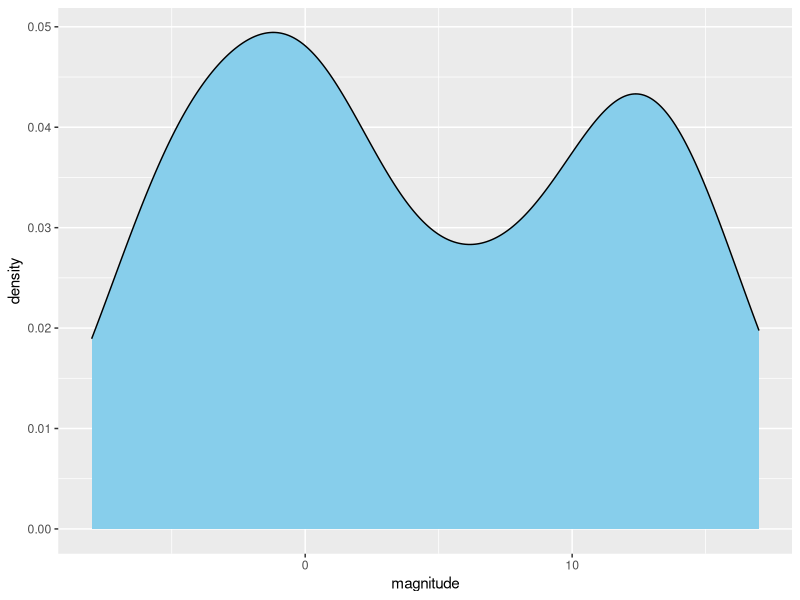
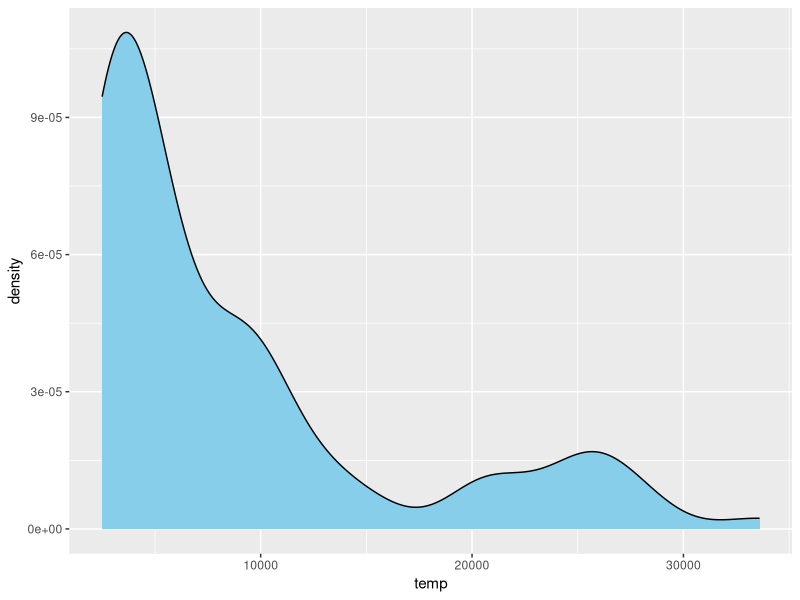
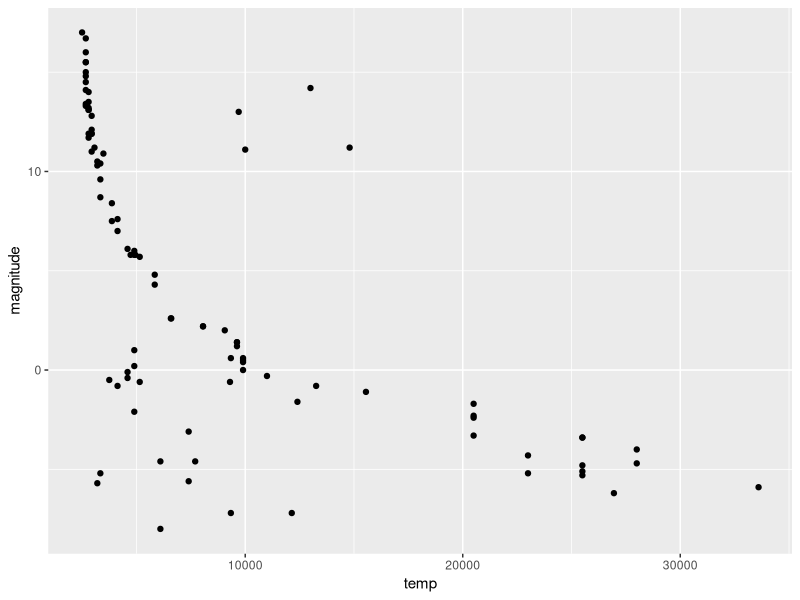
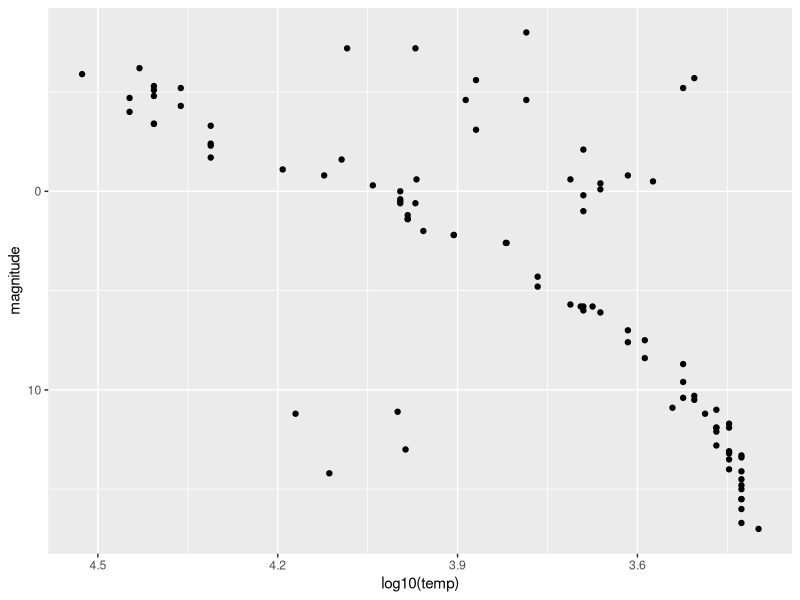
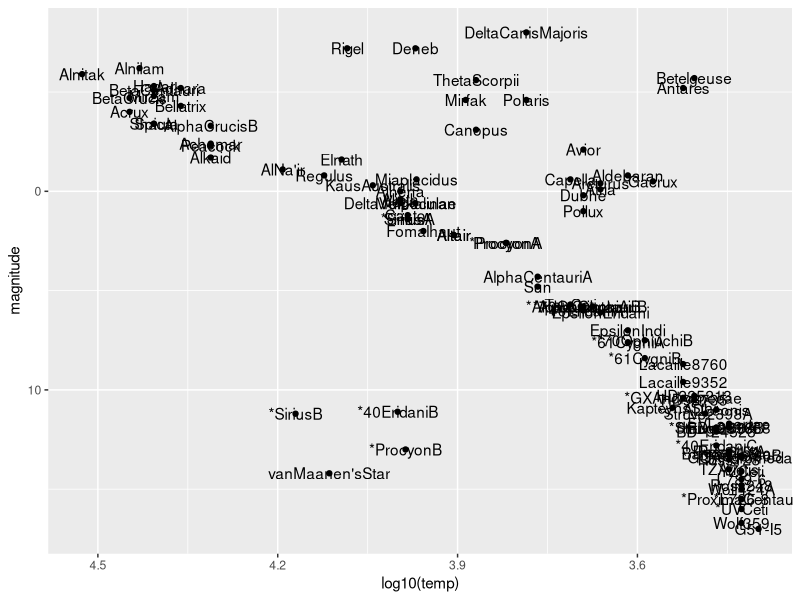
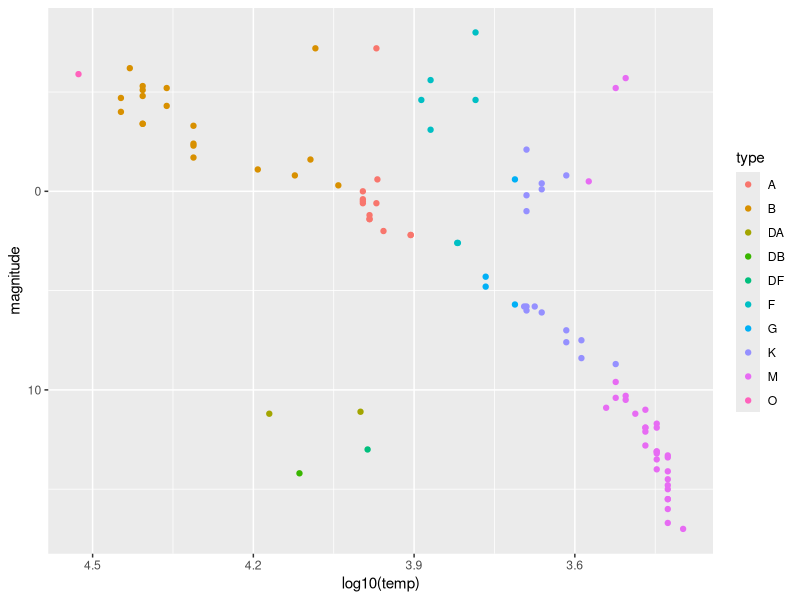

Source code (R) for these figures, in order:
# Load in data/libraries and set sig figs to 3
library(tidyverse)
library(dslabs)
data(stars)
options(digits = 3)   # report 3 significant digits

# Mean and Standard Deviation of magnitude in dataset
mean(stars$magnitude)
sd(stars$magnitude)

# Density plot of star magnitude
stars %>% 
  ggplot(aes(magnitude)) + 
  geom_density(fill = "sky blue")

# Density plot of star temperature
stars %>% 
  ggplot(aes(temp)) + 
  geom_density(fill = "sky blue")

# Scatter plot of star temperature vs star magnitude
stars %>% 
  ggplot(aes(temp, magnitude)) + 
  geom_point()

# Same scatter plot shown above, but changed x-axis scale to log10 and reversed both axes
stars %>% 
  ggplot(aes(log10(temp), magnitude)) + 
  geom_point() + 
  scale_x_reverse() + 
  scale_y_reverse()

# Same scatter plot shown above, but also plotted the names of every star
stars %>% 
  ggplot(aes(log10(temp), magnitude)) + 
  geom_point() + 
  geom_text(aes(label = star)) + 
  scale_x_reverse() + 
  scale_y_reverse()

# Same scatterplot shown above, but star names were removed and color was added based on the type of star
stars %>% 
  ggplot(aes(log10(temp), magnitude, color = type)) + 
  geom_point() + 
  scale_x_reverse() + 
  scale_y_reverse()
